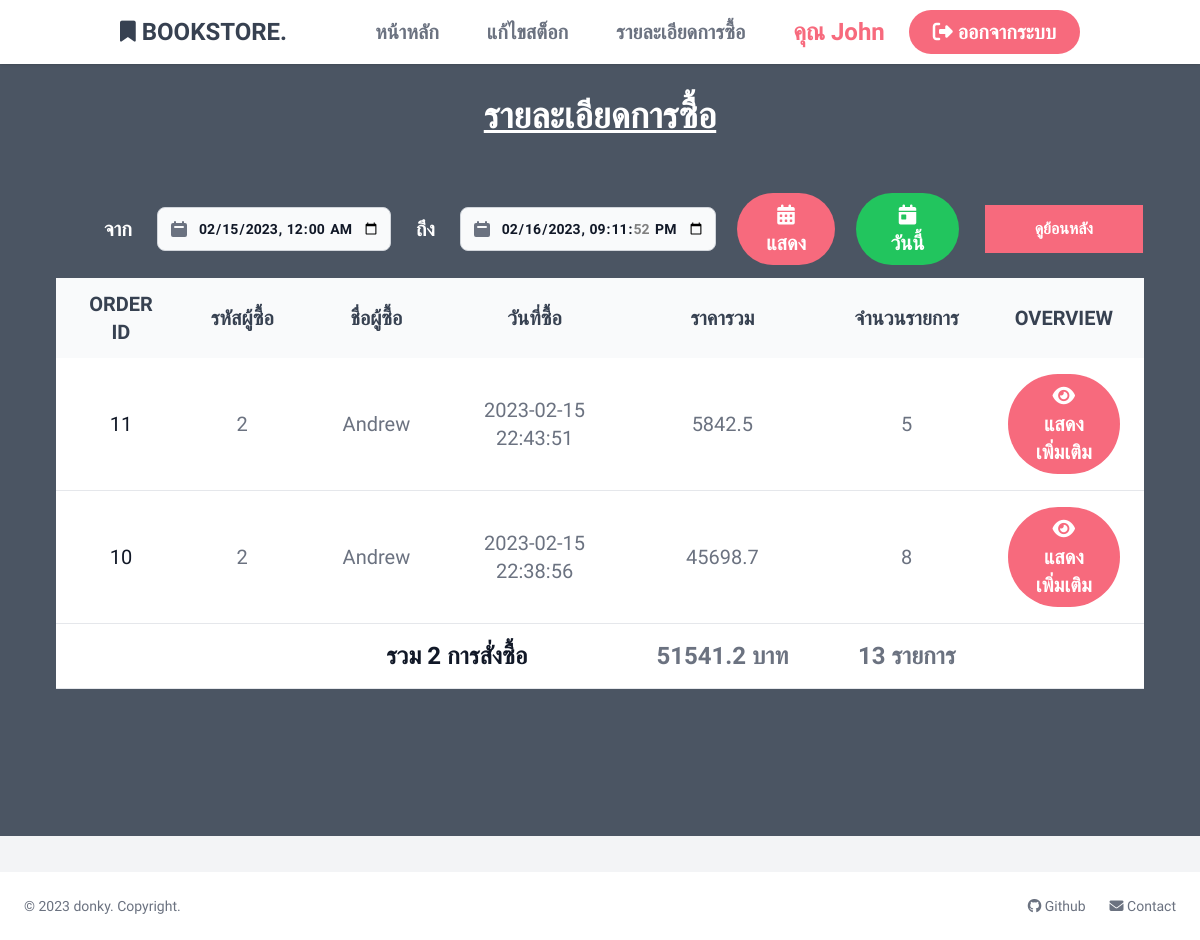
/bookOrder.php?day=1 (signed in), run on the app's committed database.
### tables this page shows
CREATE TABLE Orders (
   Order_id int NOT NULL AUTO_INCREMENT,
   EmployeeID int NOT NULL,
   Order_date DATETIME NOT NULL,
   Order_Price float NOT NULL,
   PRIMARY KEY(Order_id),
   FOREIGN KEY (EmployeeID) REFERENCES Employees(EmployeeID)
);

CREATE TABLE Employees (
   EmployeeID int NOT NULL AUTO_INCREMENT,
   emp_name VARCHAR(100) NOT NULL,
   emp_lname VARCHAR(100) NOT NULL,
   emp_sex VARCHAR(3),
   emp_BOD DATE,
   emp_addr VARCHAR(255),
   emp_tel VARCHAR(25) NOT NULL,
   emp_email VARCHAR(50) NOT NULL,
   emp_update DATE NOT NULL,
   emp_username VARCHAR(50) NOT NULL,
   emp_password VARCHAR(255) NOT NULL,
   emp_admin int(2) NOT NULL,
   PRIMARY KEY (EmployeeID)
);

### src/include/functions.php (called while the page is built, shortened)
<?php
function getOrderByEmpWithDate($EmployeeID, $day)
{
    $mysqli = connect();
    if ($_SESSION["emp_admin"] == 1) {
        $stmt = $mysqli->prepare("SELECT Order_id, orders.EmployeeID, emp_name, Order_date, Order_Price
        FROM orders, employees
        WHERE orders.EmployeeID = employees.EmployeeID AND Order_date > DATE_ADD(NOW(), INTERVAL -? DAY) ORDER BY Order_id DESC;");
        $stmt->bind_param(
            "s",
            $day
        );
    }
    $stmt->execute();
    $result = $stmt->get_result();
    return $result;
}
function getCountDetail($Order_id)
{
    $mysqli = connect();
    $stmt = $mysqli->prepare("SELECT COUNT(orders_detail.Orid) AS C FROM orders_detail WHERE order_id = ?;");
    $stmt->bind_param(
        "s",
        $Order_id
    );
    $stmt->execute();
    $result = $stmt->get_result();
    return $result->fetch_assoc();
}

### src/bookOrder.php (the view, shortened to what this page needs)
<!DOCTYPE html>
<html lang="en">
<head>
    <?php
    require("./include/head.php");
    ?>
</head>
<body class="bg-gray-100">
    <?php
    include("./include/nav.php");
    if (isset($_GET["day"])) {
        $result = getOrderByEmpWithDate($_SESSION["EmployeeID"], $_GET["day"]);
    } else if (isset($_GET["date1"]) && isset($_GET["date2"])) {
        $result = getOrderByEmpWithDateToDate($_SESSION["EmployeeID"], strtr($_GET["date1"], 'T', ' '), strtr($_GET["date2"], 'T', ' '));
    } else if (isset($_GET["today"])) {
        $result = getOrderByEmpToday($_SESSION["EmployeeID"]);
    } else {
        $result = getOrderByEmp($_SESSION["EmployeeID"]);
    }
    ?>
    <div class="min-h-screen bg-gray-600 mt-9 mb-9 pt-10 p-14">
        <div style="width:30%; margin:auto;" class="text-white rounded-full">
            <div style="padding:20px; width:100%;" class="text-gray-1000 text-center text-4xl font-bold">
                <u> รายละเอียดการซื้อ</u>
            </div>
        </div>
        <br>
        <div class="relative overflow-x-auto">
            <table align="center" class="text-sm text-left text-gray-500 dark:text-gray-400">
                <thead>
                    <tr align="center">
                        <th colspan="6" width="200px" scope="col" class="px-6 py-3 text-xl">
                            <table>
                                <tr>
                                    <form action="./bookOrder.php" method="get">
                                        <td class="text-white px-6 py-3 text-xl">
                                            จาก
                                        </td>
                                        <td>
                                            <div class="relative max-w-sm">
                                                <div class="absolute inset-y-0 left-0 flex items-center pl-3 pointer-events-none">
                                                </div>
                                                <input datepicker type="datetime-local" name="date1" class="bg-gray-50 border border-gray-300 text-gray-900 text-sm rounded-lg focus:ring-blue-500 focus:border-blue-500 block w-full pl-10 p-2.5 dark:bg-gray-700 dark:border-gray-600 dark:placeholder-gray-400 dark:text-white dark:focus:ring-blue-500 dark:focus:border-blue-500" max="<?php echo date('Y-m-d H:i:s'); ?>" value="<?php echo date('Y-m-d 00:00:00', strtotime(' -1 day')); ?>">
                                            </div>
                                        </td>
                                        <td class="text-white px-6 py-3 text-xl">
                                            ถึง
                                        </td>
                                        <td>
                                            <div class="relative max-w-sm">
                                                <div class="absolute inset-y-0 left-0 flex items-center pl-3 pointer-events-none">
                                                </div>
                                                <input datepicker type="datetime-local" name="date2" class="bg-gray-50 border border-gray-300 text-gray-900 text-sm rounded-lg focus:ring-blue-500 focus:border-blue-500 block w-full pl-10 p-2.5 dark:bg-gray-700 dark:border-gray-600 dark:placeholder-gray-400 dark:text-white dark:focus:ring-blue-500 dark:focus:border-blue-500" max="<?php echo date('Y-m-d H:i:s'); ?>" value="<?php echo date('Y-m-d H:i:s'); ?>">
                                            </div>
                                        </td>
                                        <td style="padding-left:20px">
                                            <button class='bg-superred hover:bg-redred text-white text-xl font-bold py-2 px-6 rounded-full'>
                                                <i class="fa-solid fa-calendar-days"> </i> แสดง
                                            </button>
                                        </td>
                                    </form>
                                    <td style="padding-left:20px">
                                        <a href="./bookOrder.php?today=1">
                                            <button class='bg-green-500 hover:bg-green-600 text-white text-xl font-bold py-2 px-8 rounded-full'>
                                                <i class="fa-solid fa-calendar-day"></i> วันนี้
                                            </button>
                                        </a>
                                    </td>
                                </tr>
                            </table>
                        </th>
                        <th width="300px" scope="col" class="py-2 text-xl">
                            <div style="margin:auto; width: 100%;" class="dropdown">
                                <button style="width: 100%;" class="dropbtn text-xl">ดูย้อนหลัง</button>
                            </div>
                        </th>
                    </tr>
                </thead>
                <thead class="text-xs text-gray-700 uppercase bg-gray-50 dark:bg-gray-700 dark:text-gray-400">
                    <tr align="center">
                        <th width="150px" scope="col" class="px-6 py-3 text-xl">
                            Order id
                        </th>
                        <th width="150px" scope="col" class="px-6 py-3 text-xl">
                            รหัสผู้ซื้อ
                        </th>
                        <th width="200px" scope="col" class="px-6 py-3 text-xl">
                            ชื่อผู้ซื้อ
                        </th>
                        <th width="200px" scope="col" class="px-6 py-3 text-xl">
                            วันที่ซื้อ
                        </th>
                        <th width="300px" scope="col" class="px-6 py-3 text-xl">
                            ราคารวม
                        </th>
                        <th width="200px" scope="col" class="px-6 py-3 text-xl">
                            จำนวนรายการ
                        </th>
                        <th width="300px" scope="col" class="px-6 py-3 text-xl">
                            Overview
                        </th>
                    </tr>
                </thead>
                <tbody>
                    <?php
                    $orderQty = 0;
                    $allPrice = 0;
                    $allItem = 0;
                    while ($row = $result->fetch_assoc()) {
                        $itemCount = getCountDetail($row["Order_id"])["C"];
                        $orderQty++;
                        $allPrice += $row["Order_Price"];
                        $allItem += $itemCount;
                        echo "
                            <tr align='center' class='bg-white border-b dark:bg-gray-800 dark:border-gray-700'>
                                <th scope='row' class='px-6 py-4 text-xl font-medium text-gray-900 whitespace-nowrap dark:text-white'>
                                    " . $row["Order_id"] . "
                                </th>
                                <td class='px-6 py-4 text-xl'>
                                    " . $row["EmployeeID"] . "
                                </td>
                                <td class='px-6 py-4 text-xl'>
                                    " . $row["emp_name"] . "
                                </td>
                                <td class='px-6 py-4 text-xl'>
                                    " . $row["Order_date"] . "
                                </td>
                                <td class='px-6 py-4 text-xl'>
                                    " . $row["Order_Price"] . "
                                </td>
                                <td class='px-6 py-4 text-xl'>
                                    " .
                            $itemCount
                            . "
                                </td>
                                <td class='px-6 py-4'>
                                    <form action='./bookOrderDetail.php' method='get'>
                                        <input type='hidden' name='Order_id' value='" . $row["Order_id"] . "'>
                                        <input type='hidden' name='EmployeeID' value='" . $row["EmployeeID"] . "'>
                                        <button class='bg-superred hover:bg-redred text-white text-xl font-bold py-2 px-6 rounded-full'>
                                           <i class='fa-solid fa-eye'> </i> แสดงเพิ่มเติม
                                        </button>
                                    </form>
                                </td>
                            </tr>
                            ";
                    }
                    ?>
                </tbody>
                <tfoot>
                    <tr class='bg-white border-b dark:bg-gray-800 dark:border-gray-700'>
                        <th align=center class='px-6 py-4 text-xl'>
                        </th>
                        <th align=center class='px-6 py-4 text-xl'>
                        </th>
                        <th align=center colspan="2" scope='row' class='px-6 py-4 font-bold text-gray-900 whitespace-nowrap dark:text-white text-2xl '>
                            รวม <?php echo $orderQty; ?> การสั่งซื้อ
                        </th>
                        <th align=center class='px-6 py-4 text-2xl font-bold'>
                            <?php echo  $allPrice ?> บาท
                        </th>
                        <th align=center class='px-6 py-4 text-2xl font-bold'>
                            <?php echo  $allItem; ?> รายการ
                        </th>
                        <th align=center class='px-6 py-4 text-xl'>
                        </th>
                    </tr>
                </tfoot>
            </table>
        </div>
    </div>
    <?php
    include("./include/foot.php")
    ?>
</body>
</html>

### data on the page
orders: Order_id "11", EmployeeID "2", EmployeeID.emp_name "Andrew", Order_date "2023-02-15 22:43:51", Order_Price "5842.5", itemCount "5"
orders: Order_id "10", EmployeeID "2", EmployeeID.emp_name "Andrew", Order_date "2023-02-15 22:38:56", Order_Price "45698.7", itemCount "8"

### other printed values
$name "John"
$orderQty "2"
$allPrice "51541.2"
$allItem "13"
